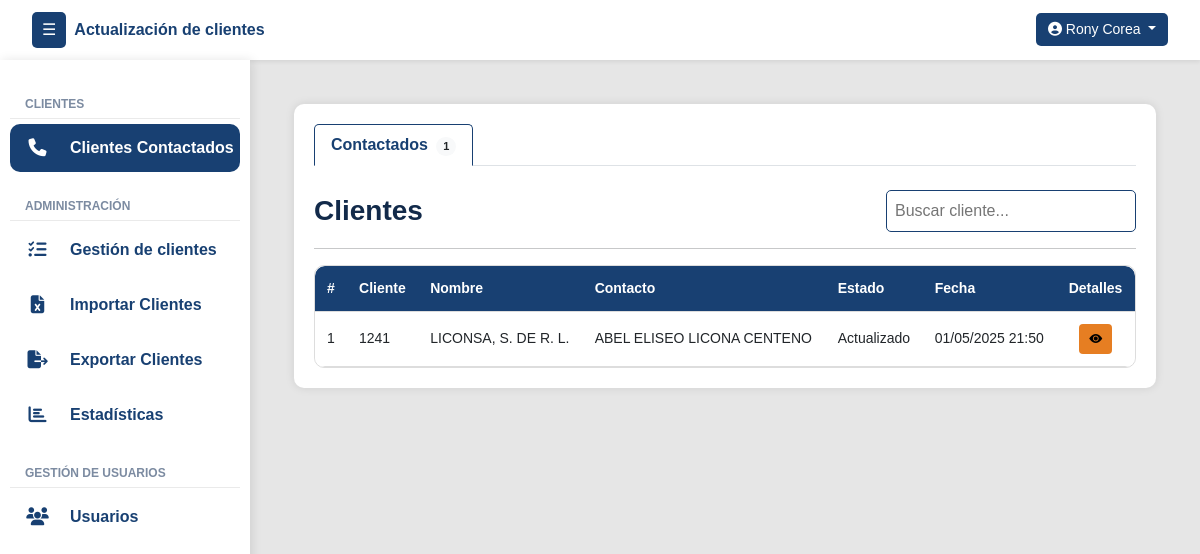
Before: /clientes/contactados/ (signed in) with the older database file.
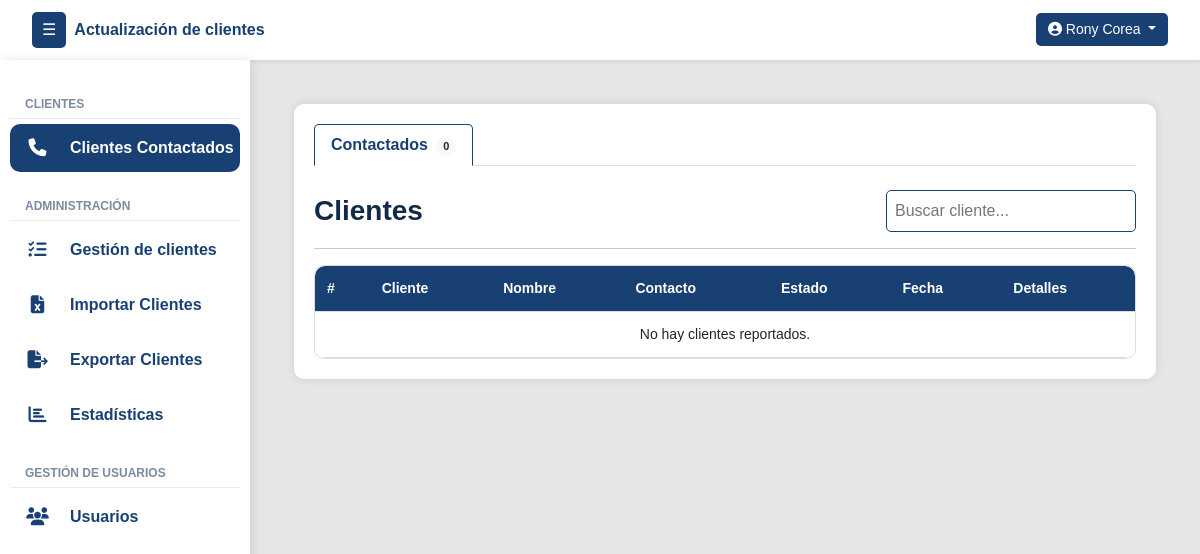
After: the same page with the newer database file.
### clientes/models.py (models this page shows, shortened)
class Cliente(models.Model):
    numero_cliente = models.CharField(max_length=50, unique=True)
    nombre_cliente = models.CharField(max_length=255)
    contacto_cliente = models.CharField(max_length=255)
    contacto_cargo = models.CharField(max_length=100, null=True, blank=True)
    telefono_cliente = models.CharField(max_length=50, null=True, blank=True)
    telefono_dos = models.CharField(max_length=50, null=True, blank=True)
    direccion = models.CharField(max_length=255, null=True, blank=True)
    correo = models.CharField(max_length=254, null=True, blank=True)
    estado_actual = models.ForeignKey(EstadoReporte, on_delete=models.SET_NULL, null=True, blank=True, default=1)
    asignado_inicial = models.ForeignKey(User, on_delete=models.SET_NULL, null=True, blank=True, related_name='clientes_asignados_inicialmente')
    asignado_usuario = models.ForeignKey(User, on_delete=models.SET_NULL, null=True, blank=True, related_name='clientes_asignados')
    veces_contactado = models.PositiveIntegerField(default=0)
    sin_contestar = models.PositiveIntegerField(default=0)
    formulario_sin_contestar = models.PositiveIntegerField(default=0)
    ultima_llamada_no_contesto = models.DateTimeField(null=True, blank=True)
    ultimo_envio_formulario = models.DateTimeField(null=True, blank=True)

class EstadoReporte(models.Model):
    nombre = models.CharField(max_length=100, unique=True)
    creado_por = models.ForeignKey(User, on_delete=models.SET_NULL, null=True, blank=True)
    creado_en = models.DateTimeField(auto_now_add=True)
    estado = models.CharField(max_length=50, choices=[('activo', 'Activo'), ('inactivo', 'Inactivo')])
    intentos = models.PositiveIntegerField(default=0)
    genera_movimiento = models.BooleanField(default=True)

class MovimientoEstado(models.Model):
    cliente = models.ForeignKey(Cliente, on_delete=models.CASCADE, related_name='movimientos')
    estado = models.ForeignKey(EstadoReporte, on_delete=models.SET_NULL, null=True)
    actualizado_por = models.ForeignKey(User, on_delete=models.SET_NULL, null=True)
    actualizado_por_admin = models.ForeignKey(User, on_delete=models.SET_NULL, null=True, blank=True, related_name='movimientos_admin')
    fecha_hora = models.DateTimeField(auto_now_add=True)

### clientes/views.py (the view)
# urls.py: path('clientes/contactados/', vistasClientes.clientes_reportados, name='clientes_reportados'),
@login_required
def clientes_reportados(request):
    user = request.user
    grupos = user.groups.values_list('name', flat=True)
    search_query = request.GET.get('q', '').strip()
    clientes_reportados_query = Cliente.objects.filter(
        Q(Exists(MovimientoEstado.objects.filter(cliente=OuterRef('pk')))) |
        Q(Exists(HistorialEstadoSinMovimiento.objects.filter(cliente=OuterRef('pk'))))
    ).prefetch_related(
        'movimientos__notas',
        'historial_sin_movimiento',
        'asignado_usuario',
        'asignado_inicial',
        'estado_actual'
    )
    if "super_admin" in grupos or "admin_group" in grupos:
        clientes_filtrados = clientes_reportados_query
    elif "estandar_group" in grupos:
        clientes_filtrados = clientes_reportados_query.filter(
            asignado_inicial=user
        ).distinct()
    elif "colector_group" in grupos:
        clientes_filtrados = clientes_reportados_query.filter(
            Q(movimientos__actualizado_por=user) |
            Q(historial_sin_movimiento__actualizado_por=user)
        ).distinct()
    else:
        messages.error(request, "Acceso no permitido.")
        return redirect("inicio")
    if search_query:
        clientes_filtrados = clientes_filtrados.filter(
            Q(nombre_cliente__icontains=search_query) |
            Q(numero_cliente__icontains=search_query) |
            Q(contacto_cliente__icontains=search_query)
        )
    clientes_paginados = paginar_queryset(request, clientes_filtrados, 'reportados')
    for cliente in clientes_paginados:
        movimientos_normales = [
            {"obj": m, "tipo": "con_movimiento"} for m in cliente.movimientos.all()
        ]
        movimientos_historial = [
            {"obj": h, "tipo": "sin_movimiento"}
            for h in cliente.historial_sin_movimiento.all()
            if not h.genera_movimiento
        ]
        todos_movimientos = sorted(
            movimientos_normales + movimientos_historial,
            key=lambda x: x["obj"].fecha_hora,
            reverse=True
        )
        movimientos_sin_admin = [
            m for m in todos_movimientos
            if getattr(m["obj"], "actualizado_por_admin", None) is None
        ]
        cliente.todos_los_movimientos = todos_movimientos  # para la tabla completa
        cliente.movimientos_sin_admin = movimientos_sin_admin  # para el conteo
        cliente.ultimo_movimiento = cliente.movimientos.order_by('-fecha_hora').first()
        cliente.reportado_por = (
            cliente.todos_los_movimientos[0]["obj"].actualizado_por
            if cliente.todos_los_movimientos else None
        )
    return render(request, 'clientes/clientes_reportados.html', {
        "clientes": clientes_paginados,
        "view_type": "reportados",
        "search_query": search_query,
        "count_reportados": clientes_filtrados.count(),
    })

### UpdateTracker/templatetags/group_filters.py (called while the page is built)
@register.filter(name='has_group')
def has_group(user, group_name):
    return user.groups.filter(name=group_name).exists()

### clientes/views.py (called while the page is built)
def paginar_queryset(request, queryset, param, por_pagina=10):
    paginator = Paginator(queryset, por_pagina)
    pagina = request.GET.get(param)
    return paginator.get_page(pagina)

### templates/clientes/clientes_reportados.html (shortened to what this page needs)
{% extends 'layout/layout.html' %}
{% block content %}
<div class="container">
    <ul class="nav nav-tabs" id="clienteTabs" role="tablist">
        <li class="nav-item" role="presentation">
            <a class="nav-link {% if view_type == 'reportados' %}active{% endif %}" id="reportados-tab" href="{% url 'clientes_reportados' %}" role="tab" aria-controls="reportados" aria-selected="true">
                Contactados <span class="badge rounded-pill bg-light text-dark ms-1" id="countreportados">{{ count_reportados }}</span>
            </a>
        </li>
    </ul>
    <div class="tab-content mt-4" id="clienteTabsContent">
        {% if view_type == 'reportados' %}
        <div class="tab-pane fade show active" id="reportados" role="tabpanel" aria-labelledby="reportados-tab">
            <div class="d-flex justify-content-between align-items-center mb-3">
                <h3 class="mb-0">Clientes</h3>
                <form method="get" class="d-flex" style="gap: 10px;">
                    <input type="text" name="q" id="searchInputReportados" class="search-box"
                           placeholder="Buscar cliente..."
                           value="{{ search_query|default:'' }}"
                           autocomplete="off">
                </form>
            </div>
            <hr>
            <div class="table-responsive">
                <table class="styled-table" id="tablaReportados">
                    <thead>
                        <tr>
                            <th>#</th>
                            <th>Cliente</th>
                            <th>Nombre</th>
                            <th>Contacto</th>
                            <th>Estado</th>
                            <th>Fecha</th>
                            <th>Detalles</th>
                        </tr>
                    </thead>
                    <tbody>
                        {% for cliente in clientes %}
                        <tr>
                            <td>{{ forloop.counter }}</td>
                            <td>{{ cliente.numero_cliente }}</td>
                            <td>{{ cliente.nombre_cliente }}</td>
                            <td>{{ cliente.contacto_cliente }}</td>
                            <td>{{ cliente.estado_actual.nombre }}</td>
                            <td>
                                {% if cliente.todos_los_movimientos %}
                                    {{ cliente.todos_los_movimientos.0.obj.fecha_hora|date:"d/m/Y H:i" }}
                                {% else %}
                                    -
                                {% endif %}
                            </td>
                            <td class="text-center">
                                <button class="btn btn-sm btn-reportar"
                                        data-bs-toggle="modal"
                                        data-bs-target="#modalDetalle{{ cliente.id }}">
                                    <i class="bi bi-eye-fill"></i>
                                </button>
                            </td>
                        </tr>
                        {% empty %}
                        <tr>
                            <td colspan="8" class="text-center">No hay clientes reportados.</td>
                        </tr>
                        {% endfor %}
                    </tbody>
                </table>
            </div>
        </div>
        {% endif %}
    </div>
</div>
{% endblock %}

Changed rows visible on the page:
removed Cliente: numero_cliente "1241", nombre_cliente "LICONSA, S. DE R. L.", contacto_cliente "ABEL ELISEO LICONA CENTENO", estado_actual.nombre "Actualizado", todos_los_movimientos.0.obj.fecha_hora "01/05/2025 21:50"
Other visible differences:
{{ count_reportados }}: "1" → "0"
text now shown: "No hay clientes reportados."
